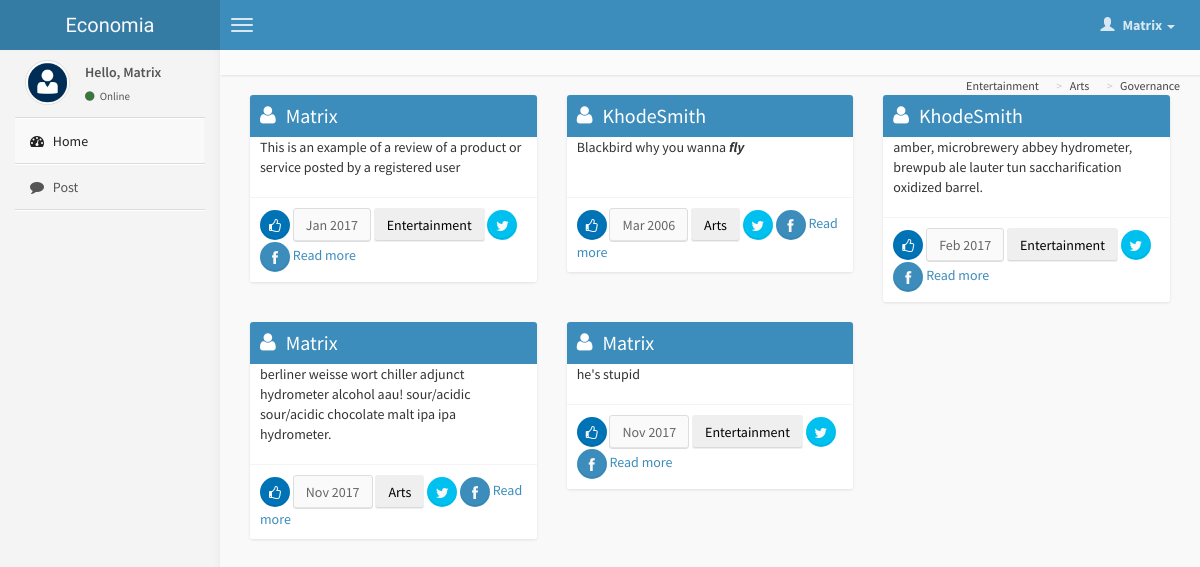
The page / (signed in) on the database its author committed.
### tables this page shows
CREATE TABLE IF NOT EXISTS `users` (
  `user_id` int(8) NOT NULL AUTO_INCREMENT,
  `name` varchar(50) NOT NULL,
  `username` varchar(30) NOT NULL,
  `password` varchar(255) NOT NULL,
  `email` varchar(255) NOT NULL,
  `user_date` date NOT NULL,
  `user_level` int(8) NOT NULL,
  PRIMARY KEY (`user_id`),
  UNIQUE KEY `user_name_unique` (`username`)
);

CREATE TABLE IF NOT EXISTS `categories` (
  `id` int(11) NOT NULL AUTO_INCREMENT,
  `category` varchar(50) NOT NULL,
  `cat_date` date NOT NULL,
  PRIMARY KEY (`id`)
);

CREATE TABLE IF NOT EXISTS `review` (
  `id` int(11) NOT NULL AUTO_INCREMENT,
  `message` varchar(300) NOT NULL,
  `topic` varchar(200) NOT NULL,
  `date` varchar(50) NOT NULL,
  `user_id` int(11) NOT NULL,
  PRIMARY KEY (`id`)
);

### lib/library.php (called while the page is built, shortened)
<?php
class DemoLib{
    public function runQuery($sql)
    {
        $db = DB();
        $stmt = $db->prepare($sql);
        return $stmt;
    }
}

### index.php (the view, shortened to what this page needs)
<?php
require 'lib/library.php';
$app = new DemoLib();
    $stmt1 = $app->runQuery("SELECT * FROM review LIMIT 6");
    $stmt1->execute();
    $stmt4 = $app->runQuery("SELECT * FROM categories");
    $stmt4->execute();
?>
<!DOCTYPE html>
<html>
    <head>
        <link href="css/bootstrap.min.css" rel="stylesheet" type="text/css" />
        <link href="css/font-awesome.min.css" rel="stylesheet" type="text/css" />
        <link href="css/ionicons.min.css" rel="stylesheet" type="text/css" />
        <link href="css/morris/morris.css" rel="stylesheet" type="text/css" />
        <link href="css/jvectormap/jquery-jvectormap-1.2.2.css" rel="stylesheet" type="text/css" />
        <link href="css/fullcalendar/fullcalendar.css" rel="stylesheet" type="text/css" />
        <link href="css/daterangepicker/daterangepicker-bs3.css" rel="stylesheet" type="text/css" />
        <link href="css/bootstrap-wysihtml5/bootstrap3-wysihtml5.min.css" rel="stylesheet" type="text/css" />
        <link href="css/AdminLTE.css" rel="stylesheet" type="text/css" />
    </head>
        <body class="skin-blue">
        <header class="header">
            <a href="index.php" class="logo">
               Economia
            </a>
            <nav class="navbar navbar-static-top" role="navigation">
                <a href="#" class="navbar-btn sidebar-toggle" data-toggle="offcanvas" role="button">
                    <span class="icon-bar"></span>
                    <span class="icon-bar"></span>
                    <span class="icon-bar"></span>
                </a>
                <div class="navbar-right">
                    <ul class="nav navbar-nav">
                        <li class="dropdown user user-menu">
                            <?php
                                if (isset($_SESSION['user_id'])) {
                                        $user=$_SESSION['user_id'];
                                        $stmt = $app->runQuery("SELECT * FROM users WHERE user_id=:user");
                                        $stmt->execute(array(":user"=>$user));
                                        $userRow=$stmt->fetch(PDO::FETCH_ASSOC);
                                 ?>
                            <a href="#" class="dropdown-toggle" data-toggle="dropdown">
                                <i class="glyphicon glyphicon-user"></i>
                                <span><?php echo ucfirst($userRow['username']); ?> <i class="caret"></i></span>
                            </a>
                            <?php }
                             ?>
                        </li>
                    </ul>
                </div>
            </nav>
        </header>
        <div class="wrapper row-offcanvas row-offcanvas-left">
            <aside class="left-side sidebar-offcanvas col-xs-2">
                <section class="sidebar">
                    <?php
                        if (isset($_SESSION['user_id'])) { ?>
                    <div class="user-panel">
                        <div class="pull-left image">
                            <img src="img/avatar3.jpg" class="img-circle" alt="User Image" />
                        </div>
                        <div class="pull-left info">
                            <p>Hello, <?php echo ucfirst($userRow['username']); ?></p>
                            <a href="#"><i class="fa fa-circle text-success"></i> Online</a>
                        </div>
                    </div>
                    <?php } ?>
                    <ul class="sidebar-menu">
                        <li class="active">
                            <a href="home.php">
                                <i class="fa fa-dashboard"></i> <span>Home</span>
                            </a>
                        </li>
                        <li class="">
                            <a href="post.php">
                                <i class="fa fa-comment"></i> <span>Post</span>
                            </a>
                        </li>
                    </ul>
                </section>
            </aside>
            <aside class="right-side">
                <section class="content-header">
                    <ol class="breadcrumb">
                        <?php
                            while ($product=$stmt4->fetch(PDO::FETCH_ASSOC)) { ?>
                                <li style="padding: 5px;"><a href="topic.php?cat=<?php echo $product['id']; ?>"><?php echo $product['category']; ?></a></li>
                                <?php  }
                            ?>
                    </ol>
                </section>
                <section class="content">
                        <?php
                        while ($reviewRow=$stmt1->fetch(PDO::FETCH_ASSOC)) {
                                    $user = $reviewRow['user_id'];
                                    $topic = $reviewRow['topic'];
                                    $stmt2 = $app->runQuery("SELECT * FROM users WHERE user_id=:user_id");
                                    $stmt2->execute(array(":user_id"=>$user));
                                    $row=$stmt2->fetch(PDO::FETCH_ASSOC);
                                    $stmt4 = $app->runQuery("SELECT * FROM categories WHERE id=:topic");
                                    $stmt4->bindParam("topic", $topic);
                                    $stmt4->execute();
                                    $row1=$stmt4->fetch(PDO::FETCH_ASSOC);
                            ?>
                       <div class="col-sm-4">
                            <div class="box box-solid box-primary">
                                <div class="box-header">
                                    <i class="fa fa-user"></i>
                                    <h3 class="box-title">
                                        <?php echo ucfirst($row['username']); ?>
                                    </h3>
                                </div>
                                <div class="box-body"  style="height:">
                                    <p><?php echo $reviewRow['message']; ?></p>
                                </div>
                                <div class="box-footer">
                                    <a class="btn bg-blue btn-circle" href="home.php"><i class="fa fa-thumbs-o-up"></i></a>
                                    <button class="btn btn-default"><?php echo $reviewRow['date']; ?></button>
                                    <button class="btn bg-pink"><?php echo $row1['category']; ?></button>
                                    <a href="https://twitter.com/intent/tweet?text=<?php echo substr(trim($reviewRow['message']),0, 140); ?> economia.com" class="btn bg-aqua btn-circle" data-show-count="false" target="_blank"><i class="fa fa-twitter"></i></a>
                                    <button class="btn bg-light-blue btn-circle" id="shareBtn"><i class="fa fa-facebook"></i></button>
                                    <a href="home.php" class="">Read more</a>
                                </div>
                            </div>
                            </div>
                           <?php }  ?>
                </section>
            </aside>
        </div>
        <?php include 'footer.php'; ?>
    </body>
</html>

### rows shown on the page
users: username "Matrix"
categories: category "Entertainment"
categories: category "Arts"
categories: category "Governance"
review: user.username "Matrix", message "This is an example of a review of a product or service posted by a registered user", date "Jan 2017", categories.category "Entertainment"
review: user.username "KhodeSmith", message "Blackbird why you wanna fly", date "Mar 2006", categories.category "Arts"
review: user.username "KhodeSmith", message "amber, microbrewery abbey hydrometer, brewpub ale lauter tun saccharification oxidized barrel.", date "Feb 2017", categories.category "Entertainment"
review: user.username "Matrix", message "berliner weisse wort chiller adjunct hydrometer alcohol aau! sour/acidic sour/acidic chocolate malt ipa ipa hydrometer.", date "Nov 2017", categories.category "Arts"
review: user.username "Matrix", message "he's stupid", date "Nov 2017", categories.category "Entertainment"
